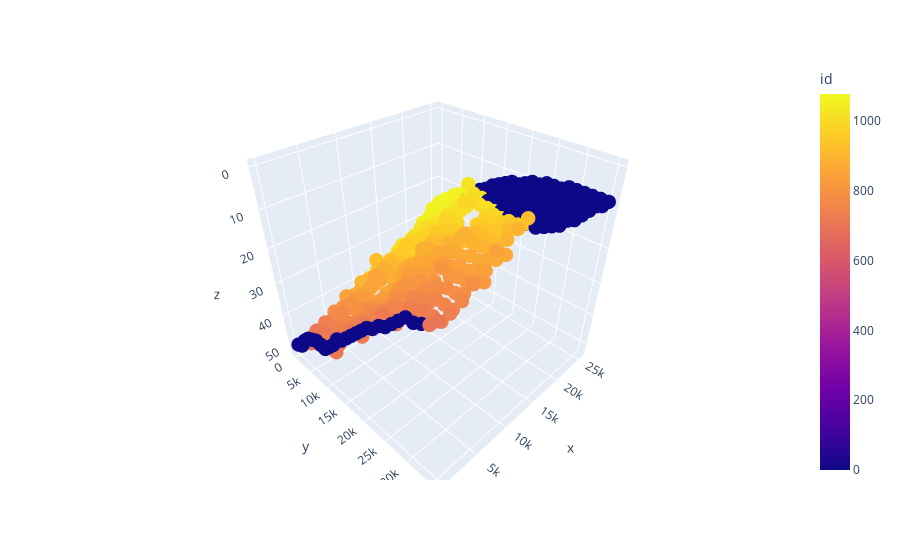

Here is the notebook cell this chart was saved with:
### Code cell
import plotly.express as px
fig = px.scatter_3d(tile_config_df, x='x', y='y', z='z', color='id')
fig.update_traces(marker_size = 5)
fig.update_scenes(zaxis_autorange="reversed")
# fig.update_scenes(yaxis_autorange="reversed")
fig.update_scenes(xaxis_autorange="reversed")
fig.show()
fig.write_html(os.path.join(output_path, f'tile_config_{current_sample}.html'))

### Figure 1 — Plotly figure (JSON) as saved in the notebook; plotly's stock layout.template omitted (floating-point values rounded to 4 significant figures; data arrays with more than 128 entries replaced by an {"elided": "..."} marker saying what was removed)
{"data": [{"hovertemplate": "x=%{x}<br>y=%{y}<br>z=%{z}<br>id=%{marker.color}<extra></extra>", "legendgroup": "", "marker": {"color": {"elided": "540 int values"}, "coloraxis": "coloraxis", "size": 5, "symbol": "circle"}, "mode": "markers", "name": "", "scene": "scene", "showlegend": false, "type": "scatter3d", "x": {"elided": "540 int values"}, "y": {"elided": "540 int values"}, "z": {"elided": "540 int values"}}], "layout": {"coloraxis": {"colorbar": {"title": {"text": "id"}}, "colorscale": [[0, "#0d0887"], [0.1111, "#46039f"], [0.2222, "#7201a8"], [0.3333, "#9c179e"], [0.4444, "#bd3786"], [0.5556, "#d8576b"], [0.6667, "#ed7953"], [0.7778, "#fb9f3a"], [0.8889, "#fdca26"], [1, "#f0f921"]]}, "legend": {"tracegroupgap": 0}, "margin": {"t": 60}, "scene": {"domain": {"x": [0, 1], "y": [0, 1]}, "xaxis": {"autorange": "reversed", "title": {"text": "x"}}, "yaxis": {"title": {"text": "y"}}, "zaxis": {"autorange": "reversed", "title": {"text": "z"}}}}}
